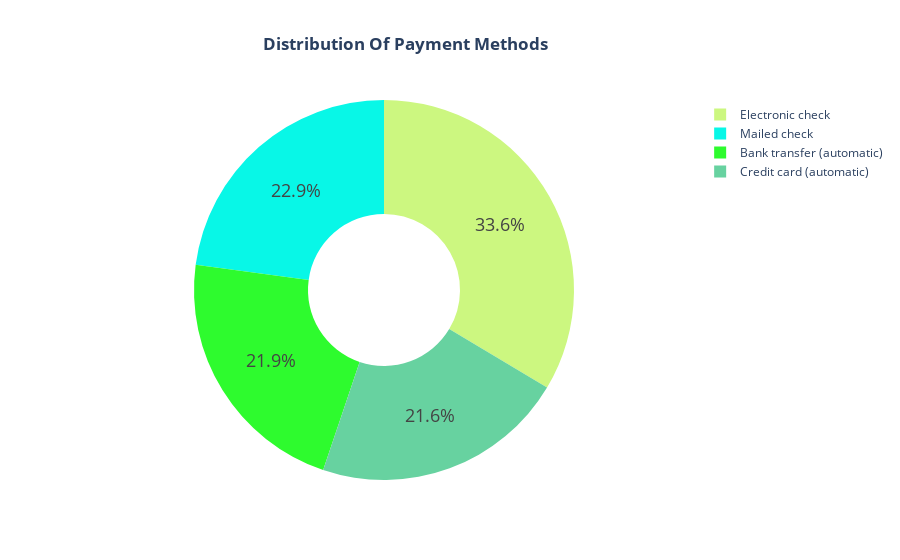

The notebook cell saved with this chart:
### Markdown cell above
## <b>5.Payment Methods Pie Chart</b>

### Code cell
payment_methods = df['PaymentMethod'].value_counts()
labels = list(payment_methods.index)
values = list(payment_methods.values)
fig = go.Figure(data=[go.Pie(
    labels=labels, 
    values=values, 
    hole=0.4,
    textinfo="percent",
    textposition="inside",
    insidetextorientation="horizontal",
    textfont=dict(size=18),
    marker_colors=["#CCF780", "#08F7E7", "#2EFB2E", "#67D2A0"]
)])


fig.update_layout(title_text = '<b>Distribution Of Payment Methods</b>',title_x = 0.45)

fig.show()

### Figure 1 — Plotly figure (JSON) as saved in the notebook; plotly's stock layout.template omitted (floating-point values rounded to 4 significant figures)
{"data": [{"hole": 0.4, "insidetextorientation": "horizontal", "labels": ["Electronic check", "Mailed check", "Bank transfer (automatic)", "Credit card (automatic)"], "marker": {"colors": ["#CCF780", "#08F7E7", "#2EFB2E", "#67D2A0"]}, "textfont": {"size": 18}, "textinfo": "percent", "textposition": "inside", "type": "pie", "values": [2365, 1612, 1544, 1522]}], "layout": {"title": {"text": "<b>Distribution Of Payment Methods</b>", "x": 0.45}}}
